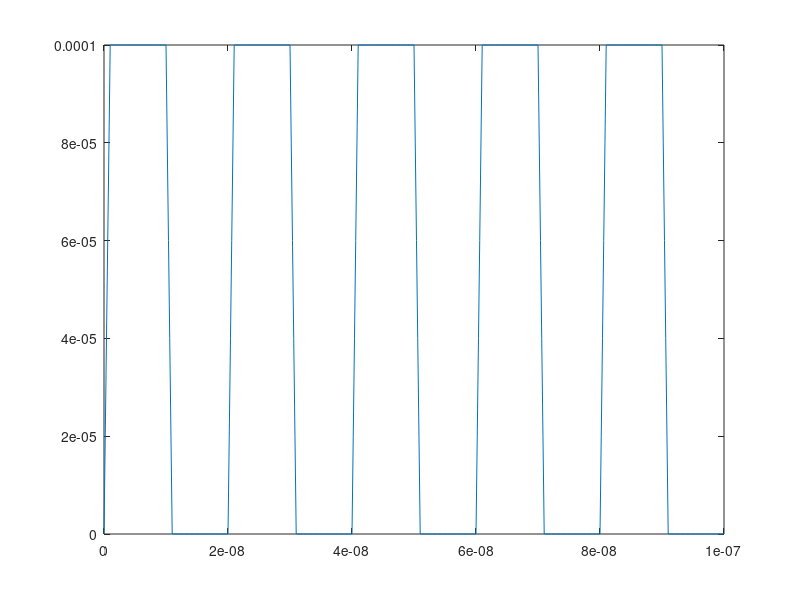

This chart was generated by the following MATLAB code:
% Plot current
tSimulate = (0:0.2:100)*1e-9;
lengthT = length(tSimulate);
i = zeros(1,lengthT);

for iter = 1:lengthT
    t = tSimulate(iter);
    tCurrent = rem(t*1e9,20) * 1e-9; % Wrapping time to range 0-20ns
    if tCurrent <= 1e-9
        i(iter) = (0.1e-3/1e-9)*tCurrent;
    else if (tCurrent > 1e-9) && (tCurrent <= 10e-9)
            i(iter) = 0.1e-3;
        else if (tCurrent > 10e-9) && (tCurrent <= 11e-9)
                i(iter) = -(0.1e-3/1e-9)*tCurrent + 11*0.1*1e-3;
            else
                i(iter) = 0;
            end
        end
    end
end

figure
plot(tSimulate,i);
